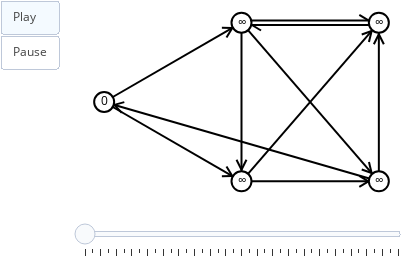

This figure's notebook cell:
### Code cell
RED = (255, 0, 0)
GREEN = (0, 255, 0)
frames = []

s = 0

for n in g.nodes():
    g.node[n]['d'] = inf

g.node[s]['d'] = 0
sn.reset_node_colors(g)
sn.reset_edge_colors(g)
snapshot(g, frames)

for i in range(g.number_of_nodes() - 1):
    for n, m in g.edges():
        d = g.node[n]['d'] + g.edge[n][m]['c']

        g.edge[n][m]['color'] = RED
        if g.node[m]['d'] > d:
            g.node[m]['d'] = d
            g.edge[n][m]['color'] = GREEN  # pinta de verde se de fato mudou
    
        snapshot(g, frames)
        g.edge[n][m]['color'] = sn.edge_color

sn.show_animation(frames)

### Figure 1 — Plotly figure (JSON) as saved in the notebook; plotly's stock layout.template omitted (floating-point values rounded to 4 significant figures)
{"data": [{"hoverinfo": "none", "line": {"color": "rgb(0, 0, 0)", "width": 2}, "mode": "lines", "x": [0, 0.5, null, 0.4664, 0.4454, null, 0.4664, 0.4286, null], "y": [0.5, 1, null, 0.9664, 0.9062, null, 0.9664, 0.9678, null]}, {"hoverinfo": "none", "line": {"color": "rgb(0, 0, 0)", "width": 2}, "mode": "lines", "x": [0, 0.5, null, 0.4664, 0.4286, null, 0.4664, 0.4454, null], "y": [0.5, 0, null, 0.03357, 0.03224, null, 0.03357, 0.09382, null]}, {"hoverinfo": "none", "line": {"color": "rgb(0, 0, 0)", "width": 2}, "mode": "lines", "x": [0.5, 1, null, 0.9621, 0.9289, null], "y": [1.014, 1.014, null, 1.014, 1.049, null]}, {"hoverinfo": "none", "line": {"color": "rgb(0, 0, 0)", "width": 2}, "mode": "lines", "x": [0.5, 0.5, null, 0.5, 0.4818, null, 0.5, 0.5182, null], "y": [1, 0, null, 0.07246, 0.1361, null, 0.07246, 0.1361, null]}, {"hoverinfo": "none", "line": {"color": "rgb(0, 0, 0)", "width": 2}, "mode": "lines", "x": [0.5, 1, null, 0.9738, 0.9377, null, 0.9738, 0.964, null], "y": [1, 0, null, 0.05237, 0.07431, null, 0.05237, 0.1223, null]}, {"hoverinfo": "none", "line": {"color": "rgb(0, 0, 0)", "width": 2}, "mode": "lines", "x": [1, 0.5, null, 0.5379, 0.5711, null], "y": [0.9855, 0.9855, null, 0.9855, 0.9508, null]}, {"hoverinfo": "none", "line": {"color": "rgb(0, 0, 0)", "width": 2}, "mode": "lines", "x": [0.5, 1, null, 0.9738, 0.964, null, 0.9738, 0.9377, null], "y": [0, 1, null, 0.9476, 0.8777, null, 0.9476, 0.9257, null]}, {"hoverinfo": "none", "line": {"color": "rgb(0, 0, 0)", "width": 2}, "mode": "lines", "x": [0.5, 1, null, 0.9621, 0.9289, null, 0.9621, 0.9289, null], "y": [0, 0, null, 0, -0.03474, null, 0, 0.03474, null]}, {"hoverinfo": "none", "line": {"color": "rgb(0, 0, 0)", "width": 2}, "mode": "lines", "x": [1, 0, null, 0.03665, 0.0734, null, 0.03665, 0.06422, null], "y": [0, 0.5, null, 0.4817, 0.4992, null, 0.4817, 0.432, null]}, {"hoverinfo": "none", "line": {"color": "rgb(0, 0, 0)", "width": 2}, "mode": "lines", "x": [1, 1, null, 1, 1.018, null, 1, 0.9818, null], "y": [0, 1, null, 0.9275, 0.8639, null, 0.9275, 0.8639, null]}, {"hoverinfo": "none", "marker": {"color": "rgb(255, 255, 255)", "line": {"color": "rgb(0, 0, 0)", "width": 2}, "size": 20}, "mode": "markers+text", "text": ["0"], "textfont": {"color": "rgb(0, 0, 0)"}, "textposition": "middle center", "x": [0], "y": [0.5]}, {"hoverinfo": "none", "marker": {"color": "rgb(255, 255, 255)", "line": {"color": "rgb(0, 0, 0)", "width": 2}, "size": 20}, "mode": "markers+text", "text": ["∞"], "textfont": {"color": "rgb(0, 0, 0)"}, "textposition": "middle center", "x": [0.5], "y": [1]}, {"hoverinfo": "none", "marker": {"color": "rgb(255, 255, 255)", "line": {"color": "rgb(0, 0, 0)", "width": 2}, "size": 20}, "mode": "markers+text", "text": ["∞"], "textfont": {"color": "rgb(0, 0, 0)"}, "textposition": "middle center", "x": [1], "y": [1]}, {"hoverinfo": "none", "marker": {"color": "rgb(255, 255, 255)", "line": {"color": "rgb(0, 0, 0)", "width": 2}, "size": 20}, "mode": "markers+text", "text": ["∞"], "textfont": {"color": "rgb(0, 0, 0)"}, "textposition": "middle center", "x": [0.5], "y": [0]}, {"hoverinfo": "none", "marker": {"color": "rgb(255, 255, 255)", "line": {"color": "rgb(0, 0, 0)", "width": 2}, "size": 20}, "mode": "markers+text", "text": ["∞"], "textfont": {"color": "rgb(0, 0, 0)"}, "textposition": "middle center", "x": [1], "y": [0]}], "layout": {"height": 256, "margin": {"b": 0, "l": 0, "r": 0, "t": 0}, "showlegend": false, "sliders": [{"currentvalue": {"visible": false}, "steps": [{"args": [[0], {"frame": {"redraw": false}, "mode": "immediate"}], "label": "", "method": "animate"}, {"args": [[1], {"frame": {"redraw": false}, "mode": "immediate"}], "label": "", "method": "animate"}, {"args": [[2], {"frame": {"redraw": false}, "mode": "immediate"}], "label": "", "method": "animate"}, {"args": [[3], {"frame": {"redraw": false}, "mode": "immediate"}], "label": "", "method": "animate"}, {"args": [[4], {"frame": {"redraw": false}, "mode": "immediate"}], "label": "", "method": "animate"}, {"args": [[5], {"frame": {"redraw": false}, "mode": "immediate"}], "label": "", "method": "animate"}, {"args": [[6], {"frame": {"redraw": false}, "mode": "immediate"}], "label": "", "method": "animate"}, {"args": [[7], {"frame": {"redraw": false}, "mode": "immediate"}], "label": "", "method": "animate"}, {"args": [[8], {"frame": {"redraw": false}, "mode": "immediate"}], "label": "", "method": "animate"}, {"args": [[9], {"frame": {"redraw": false}, "mode": "immediate"}], "label": "", "method": "animate"}, {"args": [[10], {"frame": {"redraw": false}, "mode": "immediate"}], "label": "", "method": "animate"}, {"args": [[11], {"frame": {"redraw": false}, "mode": "immediate"}], "label": "", "method": "animate"}, {"args": [[12], {"frame": {"redraw": false}, "mode": "immediate"}], "label": "", "method": "animate"}, {"args": [[13], {"frame": {"redraw": false}, "mode": "immediate"}], "label": "", "method": "animate"}, {"args": [[14], {"frame": {"redraw": false}, "mode": "immediate"}], "label": "", "method": "animate"}, {"args": [[15], {"frame": {"redraw": false}, "mode": "immediate"}], "label": "", "method": "animate"}, {"args": [[16], {"frame": {"redraw": false}, "mode": "immediate"}], "label": "", "method": "animate"}, {"args": [[17], {"frame": {"redraw": false}, "mode": "immediate"}], "label": "", "method": "animate"}, {"args": [[18], {"frame": {"redraw": false}, "mode": "immediate"}], "label": "", "method": "animate"}, {"args": [[19], {"frame": {"redraw": false}, "mode": "immediate"}], "label": "", "method": "animate"}, {"args": [[20], {"frame": {"redraw": false}, "mode": "immediate"}], "label": "", "method": "animate"}, {"args": [[21], {"frame": {"redraw": false}, "mode": "immediate"}], "label": "", "method": "animate"}, {"args": [[22], {"frame": {"redraw": false}, "mode": "immediate"}], "label": "", "method": "animate"}, {"args": [[23], {"frame": {"redraw": false}, "mode": "immediate"}], "label": "", "method": "animate"}, {"args": [[24], {"frame": {"redraw": false}, "mode": "immediate"}], "label": "", "method": "animate"}, {"args": [[25], {"frame": {"redraw": false}, "mode": "immediate"}], "label": "", "method": "animate"}, {"args": [[26], {"frame": {"redraw": false}, "mode": "immediate"}], "label": "", "method": "animate"}, {"args": [[27], {"frame": {"redraw": false}, "mode": "immediate"}], "label": "", "method": "animate"}, {"args": [[28], {"frame": {"redraw": false}, "mode": "immediate"}], "label": "", "method": "animate"}, {"args": [[29], {"frame": {"redraw": false}, "mode": "immediate"}], "label": "", "method": "animate"}, {"args": [[30], {"frame": {"redraw": false}, "mode": "immediate"}], "label": "", "method": "animate"}, {"args": [[31], {"frame": {"redraw": false}, "mode": "immediate"}], "label": "", "method": "animate"}, {"args": [[32], {"frame": {"redraw": false}, "mode": "immediate"}], "label": "", "method": "animate"}, {"args": [[33], {"frame": {"redraw": false}, "mode": "immediate"}], "label": "", "method": "animate"}, {"args": [[34], {"frame": {"redraw": false}, "mode": "immediate"}], "label": "", "method": "animate"}, {"args": [[35], {"frame": {"redraw": false}, "mode": "immediate"}], "label": "", "method": "animate"}, {"args": [[36], {"frame": {"redraw": false}, "mode": "immediate"}], "label": "", "method": "animate"}, {"args": [[37], {"frame": {"redraw": false}, "mode": "immediate"}], "label": "", "method": "animate"}, {"args": [[38], {"frame": {"redraw": false}, "mode": "immediate"}], "label": "", "method": "animate"}, {"args": [[39], {"frame": {"redraw": false}, "mode": "immediate"}], "label": "", "method": "animate"}, {"args": [[40], {"frame": {"redraw": false}, "mode": "immediate"}], "label": "", "method": "animate"}]}], "updatemenus": [{"buttons": [{"args": [null, {"frame": {"redraw": false}, "fromcurrent": true}], "label": "Play", "method": "animate"}, {"args": [[null], {"frame": {"redraw": false}, "mode": "immediate"}], "label": "Pause", "method": "animate"}], "showactive": true, "type": "buttons"}], "width": 408, "xaxis": {"showgrid": false, "showticklabels": false, "zeroline": false}, "yaxis": {"showgrid": false, "showticklabels": false, "zeroline": false}}}
